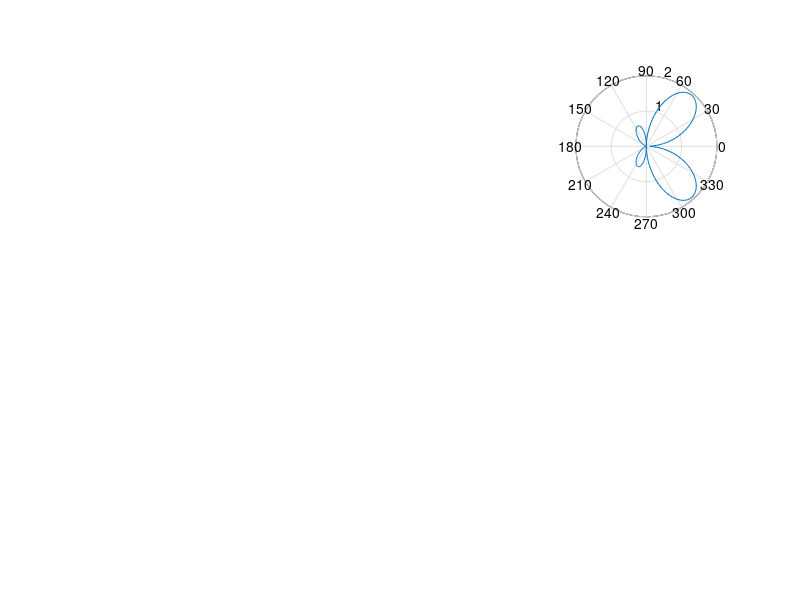

Recreate this plot in MATLAB.
%This program print pattern for TWA by giving the length of your Line
%and the wavelength you work with
%Have a nice Pattern "Arabia Tech"
lamda=input('enter the value of wave length= ');
l=input('enter your Line length l= ');
B=(2*pi/lamda);
theta= pi/100:pi/100:2*pi;
f1=sin(theta);
f2=1-cos(theta);
f3=sin(B*l/2.*(f2));
E=(f1./f2).*f3;
En=abs(E);
subplot(2,3,3)
polar(theta,En);
